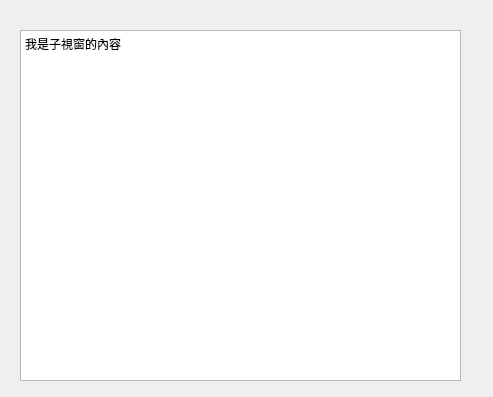
<?xml version="1.0" encoding="UTF-8"?>
<ui version="4.0">
 <class>Form</class>
 <widget class="QWidget" name="Form">
  <property name="geometry">
   <rect>
    <x>0</x>
    <y>0</y>
    <width>493</width>
    <height>397</height>
   </rect>
  </property>
  <property name="windowTitle">
   <string>Form</string>
  </property>
  <widget class="QTextEdit" name="textEdit">
   <property name="geometry">
    <rect>
     <x>20</x>
     <y>30</y>
     <width>441</width>
     <height>351</height>
    </rect>
   </property>
   <property name="html">
    <string>&lt;!DOCTYPE HTML PUBLIC &quot;-//W3C//DTD HTML 4.0//EN&quot; &quot;http://www.w3.org/TR/REC-html40/strict.dtd&quot;&gt;
&lt;html&gt;&lt;head&gt;&lt;meta name=&quot;qrichtext&quot; content=&quot;1&quot; /&gt;&lt;style type=&quot;text/css&quot;&gt;
p, li { white-space: pre-wrap; }
&lt;/style&gt;&lt;/head&gt;&lt;body style=&quot; font-family:'PMingLiU'; font-size:9pt; font-weight:400; font-style:normal;&quot;&gt;
&lt;p style=&quot; margin-top:0px; margin-bottom:0px; margin-left:0px; margin-right:0px; -qt-block-indent:0; text-indent:0px;&quot;&gt;我是子視窗的內容&lt;/p&gt;&lt;/body&gt;&lt;/html&gt;</string>
   </property>
  </widget>
 </widget>
 <resources/>
 <connections/>
</ui>
